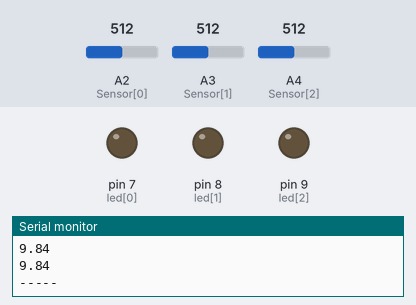
Recording of a sketch running on a simulated Arduino Uno, built with avr-gcc and run on an emulated ATmega328P. Shown: output pins drawn as LEDs (lit = HIGH), the last lines printed to the serial monitor. Inputs (shaded band) come from the test bench; at power-on: A2 (Sensor[0]) = 512, A3 (Sensor[1]) = 512, A4 (Sensor[2]) = 512.

Above: at 1.2 s.
1.3 s: A2 (Sensor[0]) set to 711
2.8 s: A2 (Sensor[0]) set to 730
At 4.2 s:
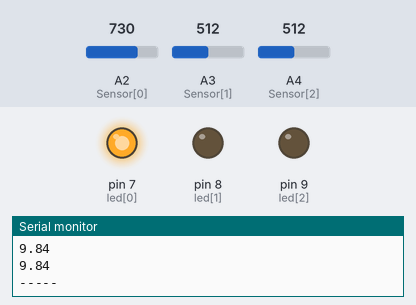
4.5 s: A3 (Sensor[1]) set to 701
6.0 s: A3 (Sensor[1]) set to 726
At 7.1 s:
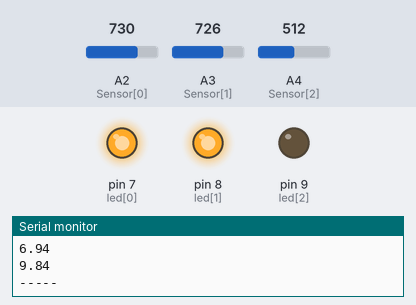
7.5 s: A4 (Sensor[2]) set to 707
9.0 s: A4 (Sensor[2]) set to 730
At 10.1 s:
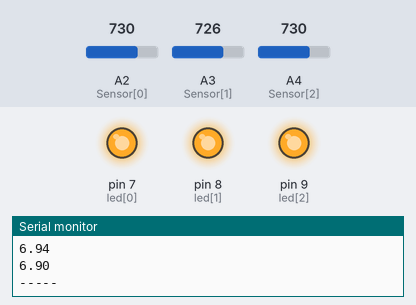
Timing chart, 0 to 11.5 s (numbered marks = the images above; inputs shaded):
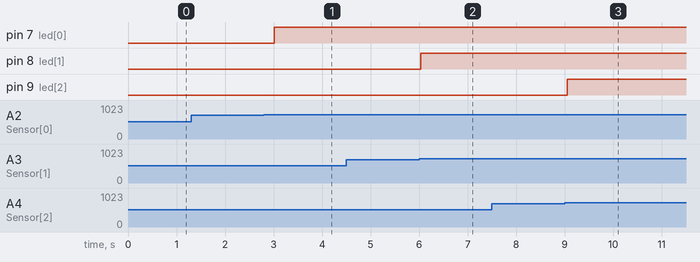

Measured:
- the behaviour switches between 719 and 720 on A2 (Sensor[0]) (found by bisection; images 0 and 1)
- the behaviour switches between 719 and 720 on A3 (Sensor[1]) (found by bisection; images 1 and 2)
- the behaviour switches between 719 and 720 on A4 (Sensor[2]) (found by bisection; images 2 and 3)
- after the input at 2.8 s, pin 7 (led[0]): LOW → HIGH after 0.22 s
- after the input at 6.0 s, pin 8 (led[1]): LOW → HIGH at once
- after the input at 9.0 s, pin 9 (led[2]): LOW → HIGH after 0.06 s

The sketch:

1012______.ino
```cpp
/* 적외선 센서를 사용하여, 검은색 라인에 센서가 닿으면(가까워지면) led가 점등 되도록 구현
    센서가 흰색 바닥에 닿으면(가까워지면) led가 소등된다. */

char Sensor[] = {A2,A3,A4}; //핀의 배열
int Sensor_val[3];
int led[] = {7,8,9};


float cm1, cm2, cm3;
void setup()
{
  Serial.begin(9600);
  pinMode(led[0],OUTPUT);
  pinMode(led[1],OUTPUT);
  pinMode(led[2],OUTPUT);
  //pinMode(Sensor,INPUT);
}

void loop()
{
  Sensor_val[0] = map(analogRead(Sensor[0]), 0, 1023, 0, 5000); //전압값으로 변환
  Sensor_val[1] = map(analogRead(Sensor[1]), 0, 1023, 0, 5000);
  Sensor_val[2] = map(analogRead(Sensor[2]), 0, 1023, 0, 5000);

  cm1 = (24.61/(Sensor_val[0]-0.1696))*1000; //cm값으로 변환
  cm2 = (24.61/(Sensor_val[1]-0.1696))*1000;
  cm3 = (24.61/(Sensor_val[2]-0.1696))*1000;

  if(cm1 < 7){ //측정값이 가까우면 led 점등
    digitalWrite(led[0],HIGH);
  }
  else
     digitalWrite(led[0],LOW);

   if(cm2 < 7){
    digitalWrite(led[1],HIGH);
  }
  else
     digitalWrite(led[1],LOW);

   if(cm3 < 7){
    digitalWrite(led[2],HIGH);
  }
  else
     digitalWrite(led[2],LOW);

  Serial.println(cm1);
  Serial.println(cm2);
  Serial.println(cm3);
  Serial.println("-----");
  delay(300);
}
```
